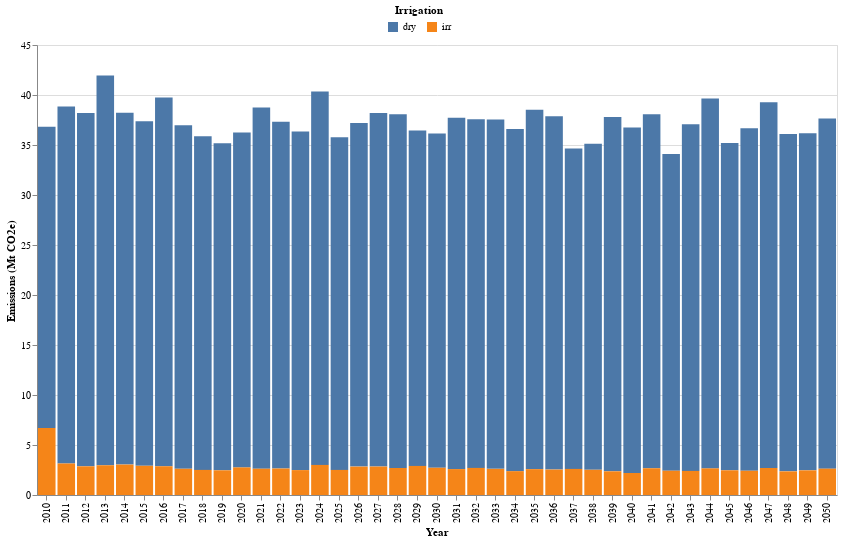

Notebook code for this chart:
### Code cell
base_chart = alt.Chart(GHG_ag_lm_total).encode(
    x=alt.X('year:O',axis=alt.Axis(title="Year", labelAngle=-90)),  # Treat year as an ordinal data type
    tooltip=[alt.Tooltip('irrigation', title='Irrigation'),
             alt.Tooltip('GHG emissions (Mt CO2e):Q', title='Emissions (Mt CO2e)')]
).properties(
    width=600,
    height=400
)



column_chart = base_chart.mark_bar().encode(
    color=alt.Color('irrigation:N',legend=alt.Legend(
                                                        title="Irrigation",
                                                        orient='none',
                                                        legendX=350, legendY=-40,
                                                        direction='horizontal',
                                                        titleAnchor='middle')),  
    y=alt.Y('GHG emissions (Mt CO2e):Q',
        title='Emissions (Mt CO2e)')
    

)



final_chart = alt.layer(
    column_chart,
).properties(
    width=800,
    height=450
)

final_chart

### Figure 1 — Vega-Lite specification as saved in the notebook (floating-point values rounded to 4 significant figures)
{"config": {"view": {"continuousWidth": 300, "continuousHeight": 300}}, "layer": [{"mark": {"type": "bar"}, "encoding": {"color": {"field": "irrigation", "legend": {"direction": "horizontal", "legendX": 350, "legendY": -40, "orient": "none", "title": "Irrigation", "titleAnchor": "middle"}, "type": "nominal"}, "tooltip": [{"field": "irrigation", "title": "Irrigation", "type": "nominal"}, {"field": "GHG emissions (Mt CO2e)", "title": "Emissions (Mt CO2e)", "type": "quantitative"}], "x": {"axis": {"labelAngle": -90, "title": "Year"}, "field": "year", "type": "ordinal"}, "y": {"field": "GHG emissions (Mt CO2e)", "title": "Emissions (Mt CO2e)", "type": "quantitative"}}}], "data": {"name": "data-b81c40ba582a530a5793f90869465f48"}, "height": 450, "width": 800, "$schema": "https://vega.github.io/schema/vega-lite/v5.15.1.json", "datasets": {"data-b81c40ba582a530a5793f90869465f48": [{"year": 2010, "irrigation": "dry", "GHG emissions (Mt CO2e)": 30.13}, {"year": 2011, "irrigation": "dry", "GHG emissions (Mt CO2e)": 35.7}, {"year": 2012, "irrigation": "dry", "GHG emissions (Mt CO2e)": 35.34}, {"year": 2013, "irrigation": "dry", "GHG emissions (Mt CO2e)": 38.99}, {"year": 2014, "irrigation": "dry", "GHG emissions (Mt CO2e)": 35.18}, {"year": 2015, "irrigation": "dry", "GHG emissions (Mt CO2e)": 34.44}, {"year": 2016, "irrigation": "dry", "GHG emissions (Mt CO2e)": 36.87}, {"year": 2017, "irrigation": "dry", "GHG emissions (Mt CO2e)": 34.36}, {"year": 2018, "irrigation": "dry", "GHG emissions (Mt CO2e)": 33.35}, {"year": 2019, "irrigation": "dry", "GHG emissions (Mt CO2e)": 32.7}, {"year": 2020, "irrigation": "dry", "GHG emissions (Mt CO2e)": 33.49}, {"year": 2021, "irrigation": "dry", "GHG emissions (Mt CO2e)": 36.11}, {"year": 2022, "irrigation": "dry", "GHG emissions (Mt CO2e)": 34.68}, {"year": 2023, "irrigation": "dry", "GHG emissions (Mt CO2e)": 33.86}, {"year": 2024, "irrigation": "dry", "GHG emissions (Mt CO2e)": 37.34}, {"year": 2025, "irrigation": "dry", "GHG emissions (Mt CO2e)": 33.28}, {"year": 2026, "irrigation": "dry", "GHG emissions (Mt CO2e)": 34.35}, {"year": 2027, "irrigation": "dry", "GHG emissions (Mt CO2e)": 35.35}, {"year": 2028, "irrigation": "dry", "GHG emissions (Mt CO2e)": 35.37}, {"year": 2029, "irrigation": "dry", "GHG emissions (Mt CO2e)": 33.55}, {"year": 2030, "irrigation": "dry", "GHG emissions (Mt CO2e)": 33.43}, {"year": 2031, "irrigation": "dry", "GHG emissions (Mt CO2e)": 35.13}, {"year": 2032, "irrigation": "dry", "GHG emissions (Mt CO2e)": 34.87}, {"year": 2033, "irrigation": "dry", "GHG emissions (Mt CO2e)": 34.94}, {"year": 2034, "irrigation": "dry", "GHG emissions (Mt CO2e)": 34.23}, {"year": 2035, "irrigation": "dry", "GHG emissions (Mt CO2e)": 35.93}, {"year": 2036, "irrigation": "dry", "GHG emissions (Mt CO2e)": 35.32}, {"year": 2037, "irrigation": "dry", "GHG emissions (Mt CO2e)": 32.05}, {"year": 2038, "irrigation": "dry", "GHG emissions (Mt CO2e)": 32.6}, {"year": 2039, "irrigation": "dry", "GHG emissions (Mt CO2e)": 35.43}, {"year": 2040, "irrigation": "dry", "GHG emissions (Mt CO2e)": 34.54}, {"year": 2041, "irrigation": "dry", "GHG emissions (Mt CO2e)": 35.4}, {"year": 2042, "irrigation": "dry", "GHG emissions (Mt CO2e)": 31.68}, {"year": 2043, "irrigation": "dry", "GHG emissions (Mt CO2e)": 34.65}, {"year": 2044, "irrigation": "dry", "GHG emissions (Mt CO2e)": 36.99}, {"year": 2045, "irrigation": "dry", "GHG emissions (Mt CO2e)": 32.74}, {"year": 2046, "irrigation": "dry", "GHG emissions (Mt CO2e)": 34.26}, {"year": 2047, "irrigation": "dry", "GHG emissions (Mt CO2e)": 36.58}, {"year": 2048, "irrigation": "dry", "GHG emissions (Mt CO2e)": 33.73}, {"year": 2049, "irrigation": "dry", "GHG emissions (Mt CO2e)": 33.71}, {"year": 2050, "irrigation": "dry", "GHG emissions (Mt CO2e)": 35.03}, {"year": 2010, "irrigation": "irr", "GHG emissions (Mt CO2e)": 6.694}, {"year": 2011, "irrigation": "irr", "GHG emissions (Mt CO2e)": 3.151}, {"year": 2012, "irrigation": "irr", "GHG emissions (Mt CO2e)": 2.869}, {"year": 2013, "irrigation": "irr", "GHG emissions (Mt CO2e)": 2.974}, {"year": 2014, "irrigation": "irr", "GHG emissions (Mt CO2e)": 3.044}, {"year": 2015, "irrigation": "irr", "GHG emissions (Mt CO2e)": 2.92}, {"year": 2016, "irrigation": "irr", "GHG emissions (Mt CO2e)": 2.875}, {"year": 2017, "irrigation": "irr", "GHG emissions (Mt CO2e)": 2.621}, {"year": 2018, "irrigation": "irr", "GHG emissions (Mt CO2e)": 2.511}, {"year": 2019, "irrigation": "irr", "GHG emissions (Mt CO2e)": 2.47}, {"year": 2020, "irrigation": "irr", "GHG emissions (Mt CO2e)": 2.757}, {"year": 2021, "irrigation": "irr", "GHG emissions (Mt CO2e)": 2.626}, {"year": 2022, "irrigation": "irr", "GHG emissions (Mt CO2e)": 2.648}, {"year": 2023, "irrigation": "irr", "GHG emissions (Mt CO2e)": 2.491}, {"year": 2024, "irrigation": "irr", "GHG emissions (Mt CO2e)": 3.007}, {"year": 2025, "irrigation": "irr", "GHG emissions (Mt CO2e)": 2.508}, {"year": 2026, "irrigation": "irr", "GHG emissions (Mt CO2e)": 2.839}, {"year": 2027, "irrigation": "irr", "GHG emissions (Mt CO2e)": 2.845}, {"year": 2028, "irrigation": "irr", "GHG emissions (Mt CO2e)": 2.7}, {"year": 2029, "irrigation": "irr", "GHG emissions (Mt CO2e)": 2.907}, {"year": 2030, "irrigation": "irr", "GHG emissions (Mt CO2e)": 2.723}, {"year": 2031, "irrigation": "irr", "GHG emissions (Mt CO2e)": 2.593}, {"year": 2032, "irrigation": "irr", "GHG emissions (Mt CO2e)": 2.71}, {"year": 2033, "irrigation": "irr", "GHG emissions (Mt CO2e)": 2.613}, {"year": 2034, "irrigation": "irr", "GHG emissions (Mt CO2e)": 2.383}, {"year": 2035, "irrigation": "irr", "GHG emissions (Mt CO2e)": 2.589}, {"year": 2036, "irrigation": "irr", "GHG emissions (Mt CO2e)": 2.545}, {"year": 2037, "irrigation": "irr", "GHG emissions (Mt CO2e)": 2.608}, {"year": 2038, "irrigation": "irr", "GHG emissions (Mt CO2e)": 2.522}, {"year": 2039, "irrigation": "irr", "GHG emissions (Mt CO2e)": 2.37}, {"year": 2040, "irrigation": "irr", "GHG emissions (Mt CO2e)": 2.198}, {"year": 2041, "irrigation": "irr", "GHG emissions (Mt CO2e)": 2.676}, {"year": 2042, "irrigation": "irr", "GHG emissions (Mt CO2e)": 2.427}, {"year": 2043, "irrigation": "irr", "GHG emissions (Mt CO2e)": 2.409}, {"year": 2044, "irrigation": "irr", "GHG emissions (Mt CO2e)": 2.661}, {"year": 2045, "irrigation": "irr", "GHG emissions (Mt CO2e)": 2.472}, {"year": 2046, "irrigation": "irr", "GHG emissions (Mt CO2e)": 2.424}, {"year": 2047, "irrigation": "irr", "GHG emissions (Mt CO2e)": 2.7}, {"year": 2048, "irrigation": "irr", "GHG emissions (Mt CO2e)": 2.365}, {"year": 2049, "irrigation": "irr", "GHG emissions (Mt CO2e)": 2.467}, {"year": 2050, "irrigation": "irr", "GHG emissions (Mt CO2e)": 2.632}]}}
